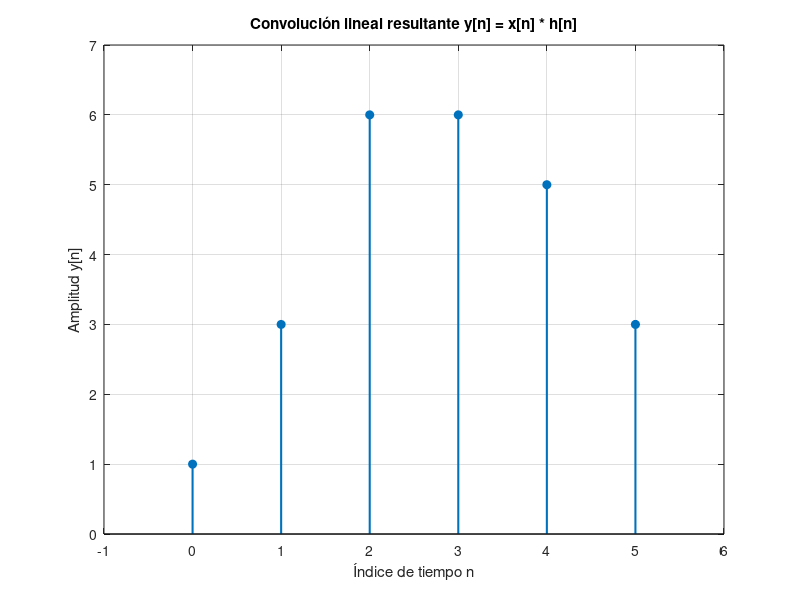

Write the MATLAB code that produced this figure.
% ETN1015 — Discrete Signals and Systems
% Ejercicio: Convolución lineal de secuencias finitas x(n) y h(n)
% Fuente: S. Palani — Cap. 1 (Señales y Sistemas Discretos)
clear; clc; close all;

% [bloque 1 — Definición de las secuencias y sus soportes de tiempo]
x = [1, 1, 1, 1];     % Secuencia de entrada
nx = 0:3;             % Soporte de la entrada x[n]

h = [1, 2, 3];        % Respuesta al impulso del sistema LTI
nh = 0:2;             % Soporte de la respuesta al impulso h[n]

% [bloque 2 — Cálculo de la convolución lineal y determinación del soporte]
% La longitud de y es (length(x) + length(h) - 1)
y = conv(x, h);       % Convolución lineal integrada de MATLAB

% El soporte de y comienza en la suma de los inicios y termina en la suma de los fines
ny_inicio = nx(1) + nh(1);
ny_fin = nx(end) + nh(end);
ny = ny_inicio:ny_fin; % Soporte temporal de la salida y[n]

% [bloque 3 — Visualización de la señal resultante]
figure(1);
stem(ny, y, 'filled', 'LineWidth', 1.5, 'Color', [0 0.4470 0.7410]);
xlabel('Índice de tiempo n');
ylabel('Amplitud y[n]');
title('Convolución lineal resultante y[n] = x[n] * h[n]');
xlim([ny_inicio-1, ny_fin+1]);
ylim([0, max(y)+1]);
grid on;
